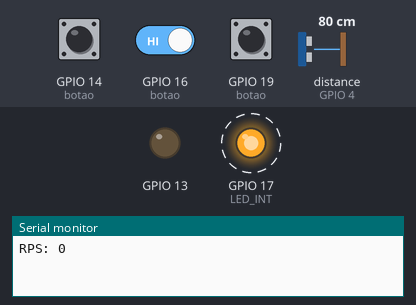
This sketch was run on a simulated ESP32. On the bench: output pins drawn as LEDs (lit = HIGH), the last lines printed to the serial monitor. Wiring (inferred from the names in the program): ultrasonic range finder: trigger GPIO 18; echo GPIO 4. Dashed ring = blinking. The inputs (shaded band) are chosen by the test bench; at power-on: GPIO 14 (botao) HIGH, GPIO 19 (botao) HIGH, GPIO 16 (botao) HIGH, distance to the obstacle (sensor on GPIO 4) 80 cm. The echo pulse lasts 58.3 µs per cm; pins used as bus, display or sensor lines are not drawn.

Above: at 1.2 s.
1.3 s: GPIO 14 (botao) pulled LOW for 0.15 s
At 1.8 s:
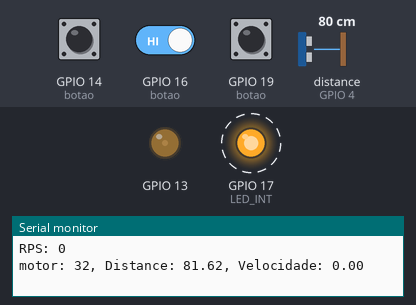
7.4 s: GPIO 19 (botao) pulled LOW for 0.15 s
At 7.8 s:
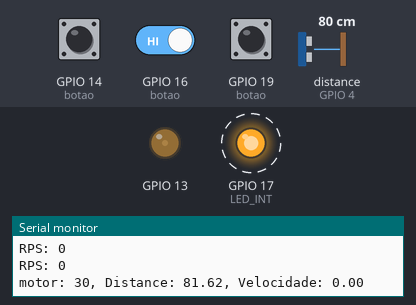
10.5 s: GPIO 19 (botao) pulled LOW for 1 s
At 11.3 s:
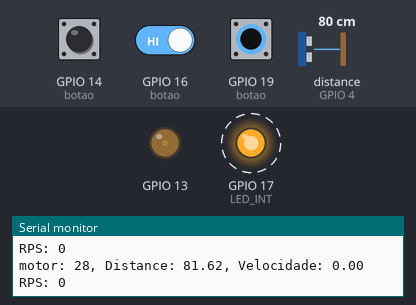
14.5 s: GPIO 16 (botao) driven LOW and GPIO 19 (botao) driven LOW
At 15.5 s:
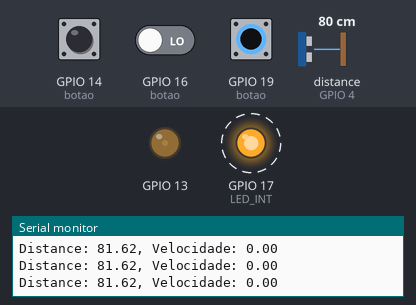
Timing chart, 0 to 21.5 s (numbered marks = the images above; inputs shaded):
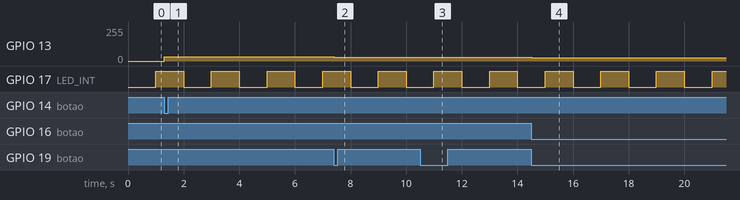

The sketch:

velocidade.ino
```cpp
/*
Toda vez que alguém apertar o botao no pino 14, o PWM do pino 13 aumenta;
toda vez que alguem apertar o botao no pino 19, o PWM do pino 13 diminui.
*/

int frequency = 5000;
int ledChannel = 0;
int resolution = 8;
long duration = 1;
float distanceCm = 0;
double velocidade = 0; //cm/s

float distanceSum;
float actualDistance;
float lastDistance = 0;
int rotationFlag = 1;
int indice = 0;
int rotationCount = 0;

#define TRIG 18 //pino trig
#define ECHO 4 //pino echo
#define SOUND_SPEED 0.035 // cm/us

int button; //+pwm
int button2; //-pwm
int button3; //show distance
int history = 1;
int history2 = 1;
int motor = 30;

//interrupcao
#define LED_INT 17
hw_timer_t *My_timer = NULL;                      //variavel ponteiro do tipo hw_timer_t
void IRAM_ATTR onTimer(){                         //rotina de interrupcao
  timerAlarmDisable(My_timer);
  digitalWrite(LED_INT, !digitalRead(LED_INT));   //da um toggle no led

  Serial.print("RPS: ");
  Serial.println(rotationCount);
  rotationCount = 0;

  timerAlarmEnable(My_timer);
}

void setup() {
  // put your setup code here, to run once:
  ledcSetup(ledChannel, frequency, resolution);

  ledcAttachPin(13, ledChannel); //pino do PWM
  pinMode(14, INPUT_PULLUP); //botao
  pinMode(19, INPUT_PULLUP); //botao
  pinMode(16, INPUT_PULLUP); //botao
  pinMode(TRIG, OUTPUT);
  pinMode(ECHO, INPUT);
  Serial.begin(110200);

  //******************configurando interrupcao - inicio****************
  pinMode(LED_INT, OUTPUT);
  My_timer = timerBegin(0, 80, true);             //funcao q inicializa o timer. Argumentos: numero do timer, prescaler, incrementar
  timerAttachInterrupt(My_timer, &onTimer, true); //acoplando a rotina de interrupcao onTimer ao timer My_timer

/*
  Aqui eh a funcao q implementa o contador. Vai contar ate esse numero e gerar a interrucao.
  O valor true significa q ele vai recomecar ao final da contagem, gerando interrupcoes frequentimente.
  Como o preescaler esta com valor 80, o numero nesse contador representa microsegundos.
*/
  timerAlarmWrite(My_timer, 1000000, true);
  timerAlarmEnable(My_timer);                     //ativando a interrupcao (enable)
  //*****************configurando interrupcao - fim***********************

}

void loop() {
  // put your main code here, to run repeatedly:

  button2 = digitalRead(19); //botao diminui pwm
  button = digitalRead(14); //botao aumenta pwm
  button3 = digitalRead(16); //botao show distance

/*

  if(indice<8){
    digitalWrite(TRIG, LOW);                        //limpa o trig
    delayMicroseconds(2);

    //pulse of 10us
    digitalWrite(TRIG, HIGH);
    delayMicroseconds(5);
    digitalWrite(TRIG, LOW);

    //collects the pulse width
    duration = pulseIn(ECHO, HIGH);
    distanceSum = distanceSum+duration*SOUND_SPEED/2;

    indice++;

  }else{
    distanceCm = distanceSum/8;
    distanceSum = 0;
    indice = 0;
  }
*/


  digitalWrite(TRIG, LOW);                        //limpa o trig
  delayMicroseconds(2);

  //pulse of 10us
  digitalWrite(TRIG, HIGH);
  delayMicroseconds(5);
  digitalWrite(TRIG, LOW);

  //collects the pulse width
  duration = pulseIn(ECHO, HIGH);
  distanceCm = duration*SOUND_SPEED/2;

  if(distanceCm>7){
    rotationFlag = 0;
  }else if(!rotationFlag){
    rotationCount++;
    rotationFlag = 1;
  }


  if(!button && history){ //aumentar
    motor = motor+2;
    if(motor>255) motor = 255;
    history = 0;
    ledcWrite(ledChannel, motor); //escrevendo pwm no pino 13

    Serial.print("motor: ");
    Serial.print(motor);
    Serial.print(", Distance: ");
    Serial.print(distanceCm);
    Serial.print(", Velocidade: ");
    Serial.println(velocidade);
  }else if(button) history = 1;

  if(!button2 && history2){ //diminuir
    motor = motor-2;
    if(motor < 0) motor = 0;
    history2 = 0;
    ledcWrite(ledChannel, motor); //escrevendo pwm no pino 13

    Serial.print("motor: ");
    Serial.print(motor);
    Serial.print(", Distance: ");
    Serial.print(distanceCm);
    Serial.print(", Velocidade: ");
    Serial.println(velocidade);
  }else if(button2) history2 = 1;

  if(!button3){

    Serial.print("Distance: ");
    Serial.print(distanceCm);
    Serial.print(", Velocidade: ");
    Serial.println(velocidade);
  }

  delay(2);
}
```

Measured:
- after the input at 1.3 s, GPIO 13: 0/255 → 32/255 at once
- after the input at 7.4 s, GPIO 13: 32/255 → 30/255 at once
- after the input at 10.5 s, GPIO 13: 30/255 → 28/255 at once
- after the input at 14.5 s, GPIO 13: 28/255 → 26/255 at once
- by itself, GPIO 17 (LED_INT): alternates HIGH for 1.0 s and LOW for 1.0 s
